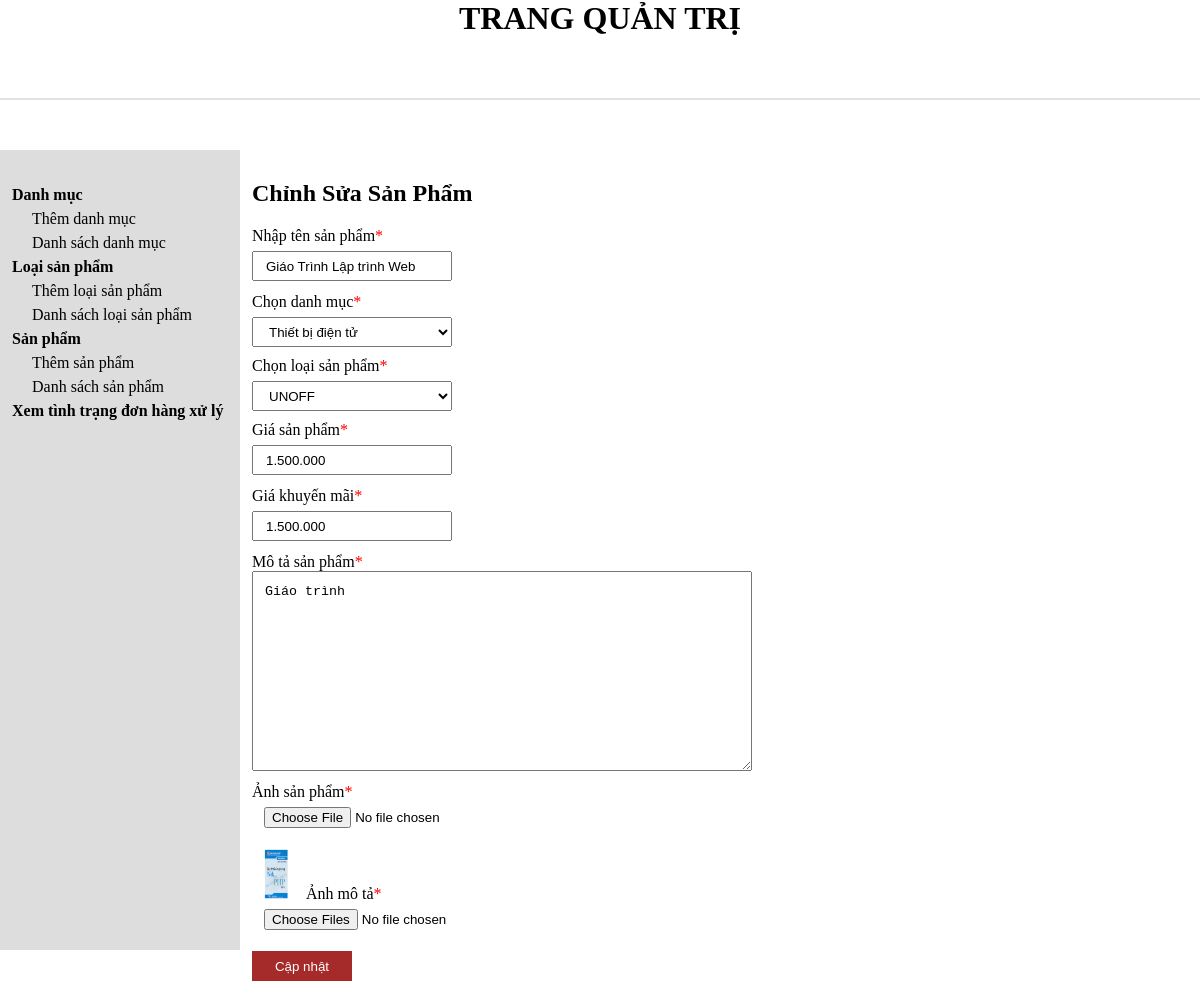
/admin/productedit.php?product_id=11, run on the app's committed database.
### tables this page shows
CREATE TABLE `tbl_product` (
  `product_id` int(11) NOT NULL,
  `product_name` varchar(255) NOT NULL,
  `cartegory_id` int(11) NOT NULL,
  `brand_id` int(11) NOT NULL,
  `product_price` varchar(255) NOT NULL,
  `product_price_new` varchar(255) NOT NULL,
  `product_desc` varchar(5000) NOT NULL,
  `product_img` varchar(255) NOT NULL
);

### admin/database.php (called while the page is built, shortened)
<?php
Class Database{
public $host = DB_HOST;
public $user = DB_USER;
public $pass = DB_PASS;
public $dbname = DB_NAME;
public $link;
private function connectDB(){
    $this->link = new mysqli($this->host,$this->user,$this->pass,$this->dbname);
}
public function select($query){
    $result = $this->link->query($query) or die($this->link->connect_error.__LINE__);
    if($result->num_rows>0){
        return $result;
    }else{
        return false;
    }
}
}
?>

### admin/class/product_class.php (called while the page is built, shortened)
<?php
include 'database.php';
?>
<?php
class product {
    private $db;
    public function __construct()
    {
        $this->db = new Database();
    }
    public function show_cartegory(){
        $query = "SELECT * FROM tbl_cartegory ORDER BY cartegory_id DESC";
        $result = $this ->db->select($query) ;
        return $result ;
    }
    public function show_brand(){
        $query = "SELECT tbl_brand.*, tbl_cartegory.cartegory_name FROM tbl_brand INNER JOIN tbl_cartegory ON tbl_brand.cartegory_id = tbl_cartegory.cartegory_id
        ORDER BY tbl_brand.brand_id DESC";
        $result = $this ->db->select($query) ;
        return $result ;
    }
    public function get_product($product_id){
        $query = "SELECT * FROM tbl_product WHERE product_id = '$product_id'";
        $result = $this->db->select($query);
        return $result;
    }
}
?>

### admin/productedit.php (the view, shortened to what this page needs)
<?php
include "header.php";
include "slider.php";
include "class/product_class.php";
$product = new product;
$product_id = $_GET['product_id'];
$get_product = $product->get_product($product_id);
if ($get_product) {
    $resultP = $get_product->fetch_assoc();
}
?>
<div class="admin-content-right">
    <div class="admin-content-right-product_add">
        <h1>Chỉnh Sửa Sản Phẩm</h1>
        <form action="" method="POST" enctype="multipart/form-data">
            <label for="">Nhập tên sản phẩm<span style="color: red;">*</span></label>
            <input name="product_name" require type="text" value="<?php echo $resultP['product_name']; ?>">
            <label for="">Chọn danh mục<span style="color: red;">*</span></label>
            <select name="cartegory_id" id="cartegory_id">
                <?php
                $show_cartegory = $product->show_cartegory();
                if ($show_cartegory) {
                    while ($result = $show_cartegory->fetch_assoc()) {
                        $selected = ($resultP['cartegory_id'] == $result['cartegory_id']) ? 'selected' : '';
                ?>
                        <option value="<?php echo $result['cartegory_id'] ?>" <?php echo $selected; ?>><?php echo $result['cartegory_name'] ?></option>
                <?php
                    }
                }
                ?>
            </select>
            <label for="">Chọn loại sản phẩm<span style="color: red;">*</span></label>
            <select name="brand_id" id="brand_id">
                <?php
                $show_brand = $product->show_brand();
                if ($show_brand) {
                    while ($result = $show_brand->fetch_assoc()) {
                        $selected = ($resultP['brand_id'] == $result['brand_id']) ? 'selected' : '';
                ?>
                        <option value="<?php echo $result['brand_id'] ?>" <?php echo $selected; ?>><?php echo $result['brand_name'] ?></option>
                <?php
                    }
                }
                ?>
            </select>
            <label for="">Giá sản phẩm<span style="color: red;">*</span></label>
            <input name="product_price" require type="text" value="<?php echo $resultP['product_price']; ?>">
            <label for="">Giá khuyến mãi<span style="color: red;">*</span></label>
            <input name="product_price_new" require type="text" value="<?php echo $resultP['product_price_new']; ?>">
            <label for="">Mô tả sản phẩm<span style="color: red;">*</span></label>
            <textarea required name="product_desc" id="editor1" cols="30" rows="10"><?php echo $resultP['product_desc']; ?></textarea>
            <label for="">Ảnh sản phẩm<span style="color: red;">*</span></label>
            <input name="product_img" require type="file">
            <img src="<?php echo $resultP['product_img']; ?>" alt="" style="width: 50px; height: 50px;">
            <label for="">Ảnh mô tả<span style="color: red;">*</span></label>
            <input name="product_img_desc[]" require multiple type="file">
            <button type="submit">Cập nhật</button>
        </form>
    </div>
</div>
</body>
</html>

### admin/style.css (style rules this page uses)
* { margin: 0; padding: 0; box-sizing: border-box; color: black; outline: none; }
.admin-content-right { width: 80%; padding: 30px 0 0 12px; }
.admin-content-right-product_add h1 { margin-bottom: 20px; }
.admin-content-right-product_add input,select { width: 200px; height: 30px; display: block; margin: 6px 0 12px; padding-left: 12px; }
.admin-content-right-product_add textarea { display: block; height: 200px; width: 500px; margin-bottom: 12px; padding: 12px; }
.admin-content-right-product_add button { display: block; margin-top: 10px; height: 30px; width: 100px; cursor: pointer; background-color: brown; border: none; color: white; transition: all o.3s ease; }

### admin/productedit.php (style rules this page uses)
input, select, textarea { height: 30px; width: 200px; margin-bottom: 10px; }

### data on the page
tbl_product: product_name "Giáo Trình Lập trình Web", product_price "1.500.000", product_price_new "1.500.000", product_desc "Giáo trình", product_img (picture)

### other printed values
form field cartegory_id "Thiết bị điện tử"
form field brand_id "UNOFF"
